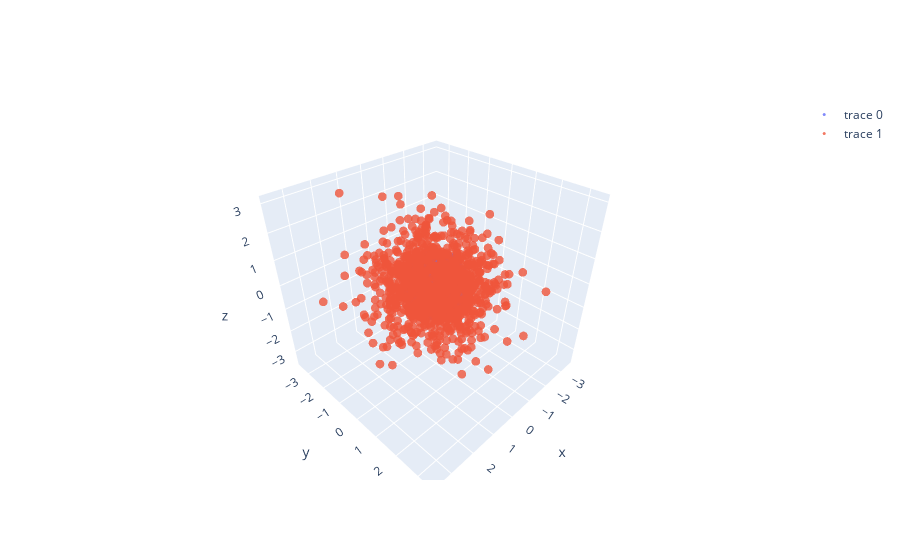

Notebook code cell kept with this figure:
### Markdown cell above
Here we also observe that the starting points (in red) were taken from a Gaussian disctribution, and they were transformed to the samples of the target one.

### Code cell
fig = go.Figure(data=[go.Scatter3d(x=samples[:,0], y=samples[:,1], z=samples[:,2],
                                   mode='markers',
                             marker=dict(size=3,opacity=0.8)),
                go.Scatter3d(x=x_0[:,0], y=x_0[:,1], z=x_0[:,2],
                                   mode='markers',
                             marker=dict(size=3,opacity=0.8)),])
fig.show()

### Figure 1 — Plotly figure (JSON) as saved in the notebook; plotly's stock layout.template omitted (floating-point values rounded to 4 significant figures; data arrays with more than 128 entries replaced by an {"elided": "..."} marker saying what was removed)
{"data": [{"marker": {"opacity": 0.8, "size": 3}, "mode": "markers", "type": "scatter3d", "x": {"elided": "1000 float values"}, "y": {"elided": "1000 float values"}, "z": {"elided": "1000 float values"}}, {"marker": {"opacity": 0.8, "size": 3}, "mode": "markers", "type": "scatter3d", "x": {"elided": "1000 float values"}, "y": {"elided": "1000 float values"}, "z": {"elided": "1000 float values"}}], "layout": {}}
